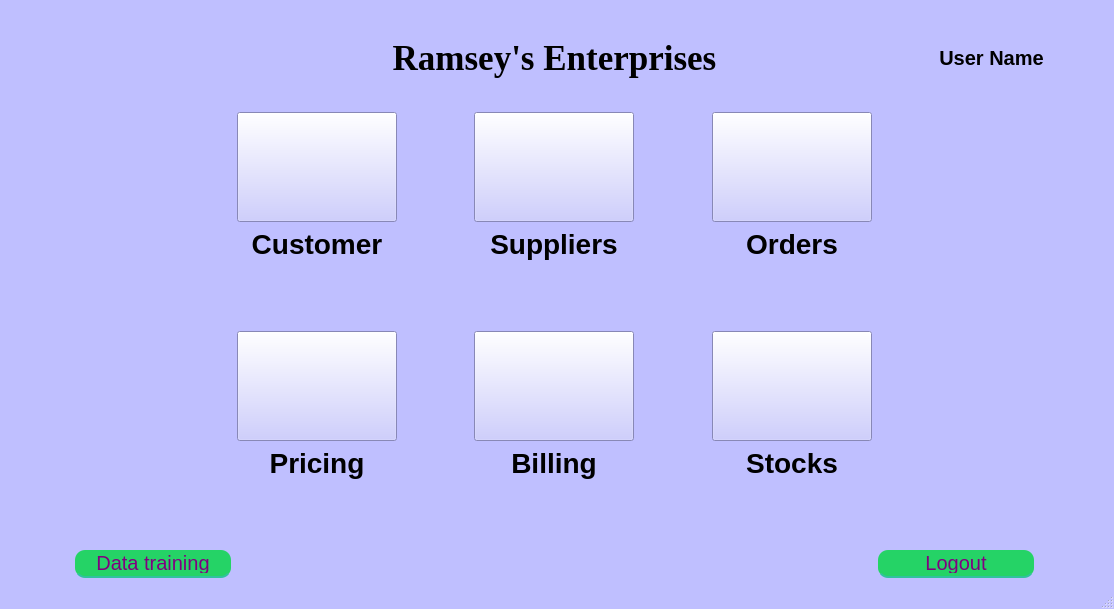
<?xml version="1.0" encoding="UTF-8"?>
<ui version="4.0">
 <class>Homepage</class>
 <widget class="QMainWindow" name="Homepage">
  <property name="geometry">
   <rect>
    <x>0</x>
    <y>0</y>
    <width>1114</width>
    <height>609</height>
   </rect>
  </property>
  <property name="windowTitle">
   <string>Homepage</string>
  </property>
  <property name="styleSheet">
   <string notr="true">QMainWindow{
background-color: rgb(191, 191, 255);
}

QLabel{
font-size:28px;
font-family:&quot;Times New Roman&quot;;
font-weight: bold;
}

QPushButton {
background-color: rgb(191, 191, 255);
}


</string>
  </property>
  <widget class="QWidget" name="centralwidget">
   <layout class="QGridLayout" name="gridLayout">
    <item row="2" column="2">
     <widget class="QLabel" name="label_2">
      <property name="styleSheet">
       <string notr="true"/>
      </property>
      <property name="text">
       <string>Customer</string>
      </property>
      <property name="alignment">
       <set>Qt::AlignHCenter|Qt::AlignTop</set>
      </property>
     </widget>
    </item>
    <item row="2" column="0">
     <spacer name="horizontalSpacer_17">
      <property name="orientation">
       <enum>Qt::Horizontal</enum>
      </property>
      <property name="sizeHint" stdset="0">
       <size>
        <width>40</width>
        <height>20</height>
       </size>
      </property>
     </spacer>
    </item>
    <item row="0" column="2" colspan="5">
     <widget class="QLabel" name="label">
      <property name="font">
       <font>
        <family>Times New Roman</family>
        <pointsize>-1</pointsize>
        <weight>75</weight>
        <bold>true</bold>
       </font>
      </property>
      <property name="styleSheet">
       <string notr="true">font-size:35px;</string>
      </property>
      <property name="text">
       <string>Ramsey's Enterprises</string>
      </property>
      <property name="alignment">
       <set>Qt::AlignCenter</set>
      </property>
     </widget>
    </item>
    <item row="8" column="8">
     <spacer name="horizontalSpacer_24">
      <property name="orientation">
       <enum>Qt::Horizontal</enum>
      </property>
      <property name="sizeHint" stdset="0">
       <size>
        <width>40</width>
        <height>20</height>
       </size>
      </property>
     </spacer>
    </item>
    <item row="2" column="5">
     <spacer name="horizontalSpacer_27">
      <property name="orientation">
       <enum>Qt::Horizontal</enum>
      </property>
      <property name="sizeHint" stdset="0">
       <size>
        <width>40</width>
        <height>20</height>
       </size>
      </property>
     </spacer>
    </item>
    <item row="6" column="5">
     <spacer name="horizontalSpacer_29">
      <property name="orientation">
       <enum>Qt::Horizontal</enum>
      </property>
      <property name="sizeHint" stdset="0">
       <size>
        <width>40</width>
        <height>20</height>
       </size>
      </property>
     </spacer>
    </item>
    <item row="6" column="0">
     <spacer name="horizontalSpacer_19">
      <property name="orientation">
       <enum>Qt::Horizontal</enum>
      </property>
      <property name="sizeHint" stdset="0">
       <size>
        <width>40</width>
        <height>20</height>
       </size>
      </property>
     </spacer>
    </item>
    <item row="8" column="0">
     <spacer name="horizontalSpacer_21">
      <property name="orientation">
       <enum>Qt::Horizontal</enum>
      </property>
      <property name="sizeHint" stdset="0">
       <size>
        <width>40</width>
        <height>20</height>
       </size>
      </property>
     </spacer>
    </item>
    <item row="6" column="7">
     <spacer name="horizontalSpacer_22">
      <property name="orientation">
       <enum>Qt::Horizontal</enum>
      </property>
      <property name="sizeHint" stdset="0">
       <size>
        <width>40</width>
        <height>20</height>
       </size>
      </property>
     </spacer>
    </item>
    <item row="1" column="8">
     <spacer name="horizontalSpacer_11">
      <property name="orientation">
       <enum>Qt::Horizontal</enum>
      </property>
      <property name="sizeHint" stdset="0">
       <size>
        <width>40</width>
        <height>20</height>
       </size>
      </property>
     </spacer>
    </item>
    <item row="2" column="8">
     <spacer name="horizontalSpacer_16">
      <property name="orientation">
       <enum>Qt::Horizontal</enum>
      </property>
      <property name="sizeHint" stdset="0">
       <size>
        <width>40</width>
        <height>20</height>
       </size>
      </property>
     </spacer>
    </item>
    <item row="2" column="7">
     <spacer name="horizontalSpacer_15">
      <property name="orientation">
       <enum>Qt::Horizontal</enum>
      </property>
      <property name="sizeHint" stdset="0">
       <size>
        <width>40</width>
        <height>20</height>
       </size>
      </property>
     </spacer>
    </item>
    <item row="2" column="3">
     <spacer name="horizontalSpacer_26">
      <property name="orientation">
       <enum>Qt::Horizontal</enum>
      </property>
      <property name="sizeHint" stdset="0">
       <size>
        <width>40</width>
        <height>20</height>
       </size>
      </property>
     </spacer>
    </item>
    <item row="0" column="0">
     <spacer name="horizontalSpacer_13">
      <property name="orientation">
       <enum>Qt::Horizontal</enum>
      </property>
      <property name="sizeHint" stdset="0">
       <size>
        <width>40</width>
        <height>20</height>
       </size>
      </property>
     </spacer>
    </item>
    <item row="1" column="7">
     <spacer name="horizontalSpacer_14">
      <property name="orientation">
       <enum>Qt::Horizontal</enum>
      </property>
      <property name="sizeHint" stdset="0">
       <size>
        <width>40</width>
        <height>20</height>
       </size>
      </property>
     </spacer>
    </item>
    <item row="3" column="1">
     <spacer name="horizontalSpacer_8">
      <property name="orientation">
       <enum>Qt::Horizontal</enum>
      </property>
      <property name="sizeHint" stdset="0">
       <size>
        <width>40</width>
        <height>20</height>
       </size>
      </property>
     </spacer>
    </item>
    <item row="1" column="1">
     <spacer name="horizontalSpacer_12">
      <property name="orientation">
       <enum>Qt::Horizontal</enum>
      </property>
      <property name="sizeHint" stdset="0">
       <size>
        <width>40</width>
        <height>20</height>
       </size>
      </property>
     </spacer>
    </item>
    <item row="3" column="0">
     <spacer name="horizontalSpacer_5">
      <property name="orientation">
       <enum>Qt::Horizontal</enum>
      </property>
      <property name="sizeHint" stdset="0">
       <size>
        <width>40</width>
        <height>20</height>
       </size>
      </property>
     </spacer>
    </item>
    <item row="3" column="8">
     <spacer name="horizontalSpacer_7">
      <property name="orientation">
       <enum>Qt::Horizontal</enum>
      </property>
      <property name="sizeHint" stdset="0">
       <size>
        <width>40</width>
        <height>20</height>
       </size>
      </property>
     </spacer>
    </item>
    <item row="1" column="0">
     <spacer name="horizontalSpacer_9">
      <property name="orientation">
       <enum>Qt::Horizontal</enum>
      </property>
      <property name="sizeHint" stdset="0">
       <size>
        <width>40</width>
        <height>20</height>
       </size>
      </property>
     </spacer>
    </item>
    <item row="6" column="1">
     <spacer name="horizontalSpacer_20">
      <property name="orientation">
       <enum>Qt::Horizontal</enum>
      </property>
      <property name="sizeHint" stdset="0">
       <size>
        <width>40</width>
        <height>20</height>
       </size>
      </property>
     </spacer>
    </item>
    <item row="3" column="7">
     <spacer name="horizontalSpacer_6">
      <property name="orientation">
       <enum>Qt::Horizontal</enum>
      </property>
      <property name="sizeHint" stdset="0">
       <size>
        <width>40</width>
        <height>20</height>
       </size>
      </property>
     </spacer>
    </item>
    <item row="6" column="2">
     <widget class="QLabel" name="label_5">
      <property name="text">
       <string>Pricing</string>
      </property>
      <property name="alignment">
       <set>Qt::AlignHCenter|Qt::AlignTop</set>
      </property>
     </widget>
    </item>
    <item row="6" column="6">
     <widget class="QLabel" name="label_7">
      <property name="text">
       <string>Stocks</string>
      </property>
      <property name="alignment">
       <set>Qt::AlignHCenter|Qt::AlignTop</set>
      </property>
     </widget>
    </item>
    <item row="2" column="4">
     <widget class="QLabel" name="label_3">
      <property name="text">
       <string>Suppliers</string>
      </property>
      <property name="alignment">
       <set>Qt::AlignHCenter|Qt::AlignTop</set>
      </property>
     </widget>
    </item>
    <item row="1" column="5">
     <spacer name="horizontalSpacer_2">
      <property name="orientation">
       <enum>Qt::Horizontal</enum>
      </property>
      <property name="sizeHint" stdset="0">
       <size>
        <width>40</width>
        <height>20</height>
       </size>
      </property>
     </spacer>
    </item>
    <item row="3" column="3">
     <spacer name="horizontalSpacer_3">
      <property name="orientation">
       <enum>Qt::Horizontal</enum>
      </property>
      <property name="sizeHint" stdset="0">
       <size>
        <width>40</width>
        <height>20</height>
       </size>
      </property>
     </spacer>
    </item>
    <item row="6" column="3">
     <spacer name="horizontalSpacer_28">
      <property name="orientation">
       <enum>Qt::Horizontal</enum>
      </property>
      <property name="sizeHint" stdset="0">
       <size>
        <width>40</width>
        <height>20</height>
       </size>
      </property>
     </spacer>
    </item>
    <item row="0" column="1">
     <spacer name="horizontalSpacer_30">
      <property name="orientation">
       <enum>Qt::Horizontal</enum>
      </property>
      <property name="sizeHint" stdset="0">
       <size>
        <width>40</width>
        <height>20</height>
       </size>
      </property>
     </spacer>
    </item>
    <item row="8" column="2" colspan="5">
     <spacer name="horizontalSpacer_25">
      <property name="orientation">
       <enum>Qt::Horizontal</enum>
      </property>
      <property name="sizeHint" stdset="0">
       <size>
        <width>40</width>
        <height>20</height>
       </size>
      </property>
     </spacer>
    </item>
    <item row="6" column="8">
     <spacer name="horizontalSpacer_23">
      <property name="orientation">
       <enum>Qt::Horizontal</enum>
      </property>
      <property name="sizeHint" stdset="0">
       <size>
        <width>40</width>
        <height>20</height>
       </size>
      </property>
     </spacer>
    </item>
    <item row="8" column="1">
     <widget class="QPushButton" name="pushButton">
      <property name="sizePolicy">
       <sizepolicy hsizetype="Fixed" vsizetype="Fixed">
        <horstretch>0</horstretch>
        <verstretch>0</verstretch>
       </sizepolicy>
      </property>
      <property name="minimumSize">
       <size>
        <width>0</width>
        <height>28</height>
       </size>
      </property>
      <property name="maximumSize">
       <size>
        <width>16777215</width>
        <height>28</height>
       </size>
      </property>
      <property name="mouseTracking">
       <bool>true</bool>
      </property>
      <property name="styleSheet">
       <string notr="true">QPushButton {
	width: 150%;
height:20px;
	padding: 3%;
	background:#25D366;
	border-bottom: 2px solid #30C29E;
	border-top-style: none;
	border-right-style: none;
	border-left-style: none;	
	color: #fff;
 border-radius: 10px;
font-size:20px;
color:purple;
}
QPushButton:pressed {
    background: darkgreen;
}
</string>
      </property>
      <property name="text">
       <string>Data training</string>
      </property>
     </widget>
    </item>
    <item row="6" column="4">
     <widget class="QLabel" name="label_6">
      <property name="text">
       <string>Billing</string>
      </property>
      <property name="alignment">
       <set>Qt::AlignHCenter|Qt::AlignTop</set>
      </property>
     </widget>
    </item>
    <item row="2" column="6">
     <widget class="QLabel" name="label_4">
      <property name="text">
       <string>Orders</string>
      </property>
      <property name="alignment">
       <set>Qt::AlignHCenter|Qt::AlignTop</set>
      </property>
     </widget>
    </item>
    <item row="1" column="3">
     <spacer name="horizontalSpacer">
      <property name="orientation">
       <enum>Qt::Horizontal</enum>
      </property>
      <property name="sizeHint" stdset="0">
       <size>
        <width>40</width>
        <height>20</height>
       </size>
      </property>
     </spacer>
    </item>
    <item row="3" column="5">
     <spacer name="horizontalSpacer_4">
      <property name="orientation">
       <enum>Qt::Horizontal</enum>
      </property>
      <property name="sizeHint" stdset="0">
       <size>
        <width>40</width>
        <height>20</height>
       </size>
      </property>
     </spacer>
    </item>
    <item row="2" column="1">
     <spacer name="horizontalSpacer_18">
      <property name="orientation">
       <enum>Qt::Horizontal</enum>
      </property>
      <property name="sizeHint" stdset="0">
       <size>
        <width>40</width>
        <height>20</height>
       </size>
      </property>
     </spacer>
    </item>
    <item row="8" column="7">
     <widget class="QPushButton" name="logoutButton">
      <property name="sizePolicy">
       <sizepolicy hsizetype="Fixed" vsizetype="Fixed">
        <horstretch>0</horstretch>
        <verstretch>0</verstretch>
       </sizepolicy>
      </property>
      <property name="minimumSize">
       <size>
        <width>0</width>
        <height>28</height>
       </size>
      </property>
      <property name="maximumSize">
       <size>
        <width>16777215</width>
        <height>28</height>
       </size>
      </property>
      <property name="styleSheet">
       <string notr="true">QPushButton {
	width: 150%;
height:20px;
	padding: 3%;
	background:#25D366;
	border-bottom: 2px solid #30C29E;
	border-top-style: none;
	border-right-style: none;
	border-left-style: none;	
	color: #fff;
 border-radius: 10px;
font-size:20px;
color:purple;
}
QPushButton:pressed {
    background: darkgreen;
}
</string>
      </property>
      <property name="text">
       <string>Logout</string>
      </property>
     </widget>
    </item>
    <item row="1" column="2">
     <widget class="QPushButton" name="customerButton">
      <property name="sizePolicy">
       <sizepolicy hsizetype="Fixed" vsizetype="Fixed">
        <horstretch>0</horstretch>
        <verstretch>0</verstretch>
       </sizepolicy>
      </property>
      <property name="minimumSize">
       <size>
        <width>160</width>
        <height>110</height>
       </size>
      </property>
      <property name="maximumSize">
       <size>
        <width>160</width>
        <height>110</height>
       </size>
      </property>
      <property name="styleSheet">
       <string notr="true"/>
      </property>
      <property name="text">
       <string/>
      </property>
      <property name="icon">
       <iconset>
        <normalon>:/Homepage/Homepage/Customer.png</normalon>
       </iconset>
      </property>
      <property name="iconSize">
       <size>
        <width>150</width>
        <height>150</height>
       </size>
      </property>
     </widget>
    </item>
    <item row="1" column="4">
     <widget class="QPushButton" name="suppliersButton">
      <property name="sizePolicy">
       <sizepolicy hsizetype="Fixed" vsizetype="Fixed">
        <horstretch>0</horstretch>
        <verstretch>0</verstretch>
       </sizepolicy>
      </property>
      <property name="minimumSize">
       <size>
        <width>160</width>
        <height>110</height>
       </size>
      </property>
      <property name="maximumSize">
       <size>
        <width>160</width>
        <height>110</height>
       </size>
      </property>
      <property name="text">
       <string/>
      </property>
      <property name="icon">
       <iconset>
        <normalon>:/Homepage/Homepage/Supplier.png</normalon>
       </iconset>
      </property>
      <property name="iconSize">
       <size>
        <width>150</width>
        <height>100</height>
       </size>
      </property>
     </widget>
    </item>
    <item row="1" column="6">
     <widget class="QPushButton" name="ordersButton">
      <property name="sizePolicy">
       <sizepolicy hsizetype="Fixed" vsizetype="Fixed">
        <horstretch>0</horstretch>
        <verstretch>0</verstretch>
       </sizepolicy>
      </property>
      <property name="minimumSize">
       <size>
        <width>160</width>
        <height>110</height>
       </size>
      </property>
      <property name="maximumSize">
       <size>
        <width>160</width>
        <height>110</height>
       </size>
      </property>
      <property name="text">
       <string/>
      </property>
      <property name="icon">
       <iconset>
        <normalon>:/Homepage/Homepage/Orders.png</normalon>
       </iconset>
      </property>
      <property name="iconSize">
       <size>
        <width>150</width>
        <height>100</height>
       </size>
      </property>
     </widget>
    </item>
    <item row="3" column="2">
     <widget class="QPushButton" name="pricingButton">
      <property name="minimumSize">
       <size>
        <width>160</width>
        <height>110</height>
       </size>
      </property>
      <property name="maximumSize">
       <size>
        <width>160</width>
        <height>110</height>
       </size>
      </property>
      <property name="text">
       <string/>
      </property>
      <property name="icon">
       <iconset>
        <normalon>:/Homepage/Homepage/Pricing.png</normalon>
       </iconset>
      </property>
      <property name="iconSize">
       <size>
        <width>150</width>
        <height>100</height>
       </size>
      </property>
     </widget>
    </item>
    <item row="3" column="4">
     <widget class="QPushButton" name="billingButton">
      <property name="sizePolicy">
       <sizepolicy hsizetype="Fixed" vsizetype="Fixed">
        <horstretch>0</horstretch>
        <verstretch>0</verstretch>
       </sizepolicy>
      </property>
      <property name="minimumSize">
       <size>
        <width>160</width>
        <height>110</height>
       </size>
      </property>
      <property name="maximumSize">
       <size>
        <width>160</width>
        <height>110</height>
       </size>
      </property>
      <property name="text">
       <string/>
      </property>
      <property name="icon">
       <iconset>
        <normalon>:/Homepage/Homepage/Billing.png</normalon>
       </iconset>
      </property>
      <property name="iconSize">
       <size>
        <width>150</width>
        <height>100</height>
       </size>
      </property>
     </widget>
    </item>
    <item row="3" column="6">
     <widget class="QPushButton" name="stocksButton">
      <property name="minimumSize">
       <size>
        <width>160</width>
        <height>110</height>
       </size>
      </property>
      <property name="maximumSize">
       <size>
        <width>160</width>
        <height>110</height>
       </size>
      </property>
      <property name="text">
       <string/>
      </property>
      <property name="icon">
       <iconset>
        <normalon>:/Homepage/Homepage/Stock.png</normalon>
       </iconset>
      </property>
      <property name="iconSize">
       <size>
        <width>150</width>
        <height>100</height>
       </size>
      </property>
     </widget>
    </item>
    <item row="0" column="7" colspan="2">
     <widget class="QLabel" name="label_8">
      <property name="styleSheet">
       <string notr="true">font-size:20px;</string>
      </property>
      <property name="text">
       <string>User Name</string>
      </property>
      <property name="alignment">
       <set>Qt::AlignCenter</set>
      </property>
     </widget>
    </item>
   </layout>
  </widget>
  <widget class="QMenuBar" name="menubar">
   <property name="geometry">
    <rect>
     <x>0</x>
     <y>0</y>
     <width>1114</width>
     <height>21</height>
    </rect>
   </property>
  </widget>
  <widget class="QStatusBar" name="statusbar"/>
 </widget>
 <tabstops>
  <tabstop>pushButton</tabstop>
  <tabstop>logoutButton</tabstop>
 </tabstops>
 <resources>
  <include location="../toolbar.qrc"/>
 </resources>
 <connections/>
</ui>
